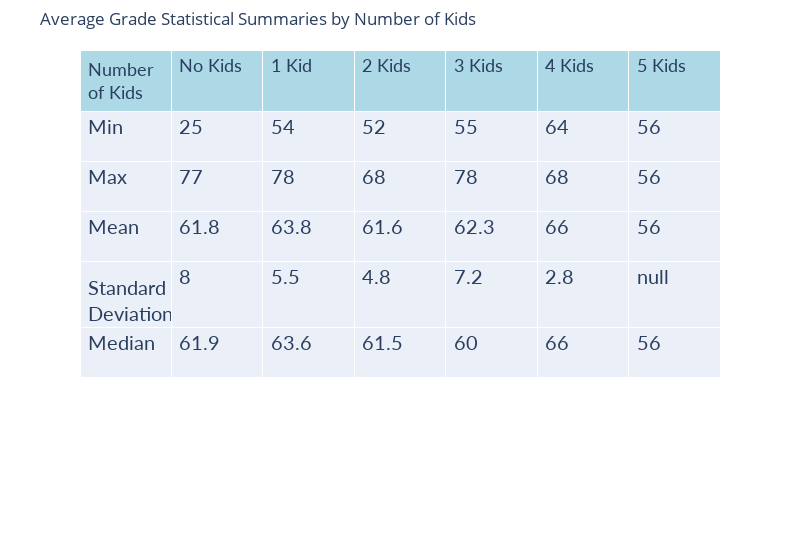

Here is the notebook cell this chart was saved with:
### Code cell
color1 = "white"
color2 = "lightgrey"
header_color = "lightblue"
values = (
    kids_stats.columns,
    kids_stats.iloc[0],
    kids_stats.iloc[1],
    kids_stats.iloc[2],
    kids_stats.iloc[3],
    kids_stats.iloc[4],
    kids_stats.iloc[5],
)

fig = go.Figure(
    data=[
        go.Table(
            header=dict(
                values=[
                    "Number of Kids",
                    "No Kids",
                    "1 Kid",
                    "2 Kids",
                    "3 Kids",
                    "4 Kids",
                    "5 Kids",
                ],
                fill_color=header_color,
                height=50,
                align="left",
                font=dict(family="Lato", size=18),
            ),
            cells=dict(
                values=values,
                align="left",
                height=50,
                font=dict(family="Lato", size=20),
                format=None,
                formatsrc=None,
                fill_color=None,
            ),
        )
    ]
)
fig.update_layout(
    width=800, title="Average Grade Statistical Summaries by Number of Kids"
)
fig.update_layout({"margin": {"t": 50}})
fig.show()

### Figure 1 — Plotly figure (JSON) as saved in the notebook; plotly's stock layout.template omitted (floating-point values rounded to 4 significant figures)
{"data": [{"cells": {"align": "left", "font": {"family": "Lato", "size": 20}, "height": 50, "values": [["Min", "Max", "Mean", "Standard Deviation", "Median"], [25, 77, 61.8, 8, 61.9], [54, 78, 63.8, 5.5, 63.6], [52, 68, 61.6, 4.8, 61.5], [55, 78, 62.3, 7.2, 60], [64, 68, 66, 2.8, 66], [56, 56, 56, null, 56]]}, "header": {"align": "left", "fill": {"color": "lightblue"}, "font": {"family": "Lato", "size": 18}, "height": 50, "values": ["Number of Kids", "No Kids", "1 Kid", "2 Kids", "3 Kids", "4 Kids", "5 Kids"]}, "type": "table"}], "layout": {"margin": {"t": 50}, "title": {"text": "Average Grade Statistical Summaries by Number of Kids"}, "width": 800}}
